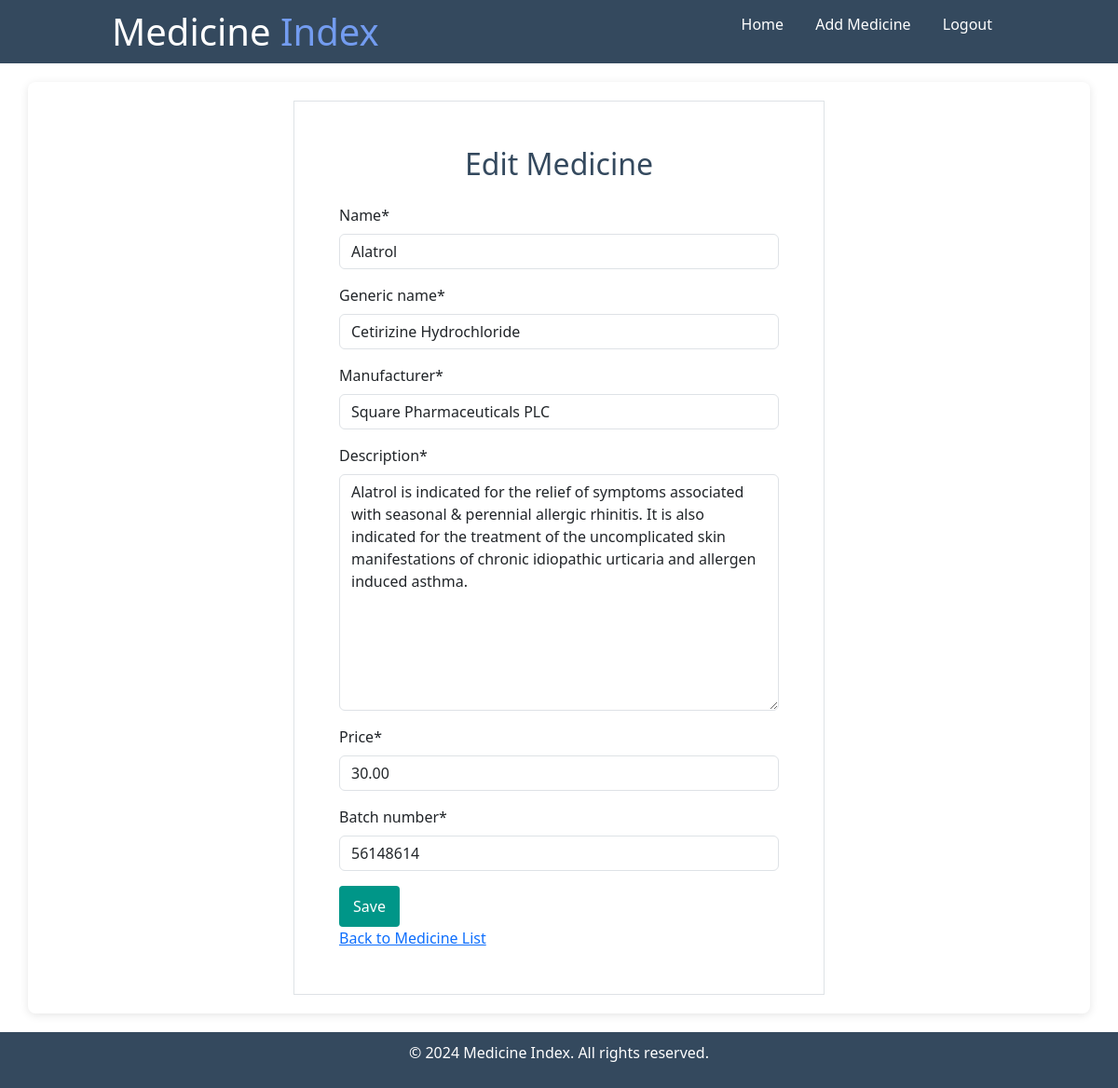
Screenshot of /update/8/ (signed in) with the database file from the repository.
### medicines/models.py (models this page shows, shortened)
class Medicine(models.Model):
    name = models.CharField(max_length=100)
    generic_name = models.CharField(max_length=100)
    manufacturer = models.CharField(max_length=100)
    description = models.TextField()
    price = models.DecimalField(max_digits=10, decimal_places=2)
    batch_number = models.CharField(max_length=50)

### medicines/views.py (the view)
# urls.py: path('update/<int:pk>/', medicine_update, name='medicine_update'),
@login_required(login_url='user_login')
def medicine_update(request, pk):
    medicine = get_object_or_404(Medicine, pk=pk)
    if request.method == 'POST':
        form = MedicineForm(request.POST or None, instance=medicine)
        if form.is_valid():
            form.save()
            return redirect('medicine_list')
    else:
        form = MedicineForm(instance=medicine)
    return render(request, 'medicines/medicine_form.html', {'form': form, 'medicine': medicine})

### medicines/forms.py (shortened to what this page needs)
class MedicineForm(forms.ModelForm):
    class Meta:
        model = Medicine
        fields = '__all__'

### medicines/templates/medicines/medicine_form.html (shortened to what this page needs)
{% extends 'medicines/base.html' %}
{% load crispy_forms_tags %}
{% block content %}
    <div class="container">
        <div class="row">
            <div class="col-6 mx-auto border p-5">
                <h2 class="text-center main-color mb-4">{% if medicine %}Edit{% else %}Add{% endif %} Medicine</h2>
                <form method="post">
                    {{ form|crispy }}
                    <button type="submit">Save</button>
                </form>
                <a href="{% url 'medicine_list' %}">Back to Medicine List</a>
            </div>
        </div>
    </div>
{% endblock %}

### medicines/static/style.css (style rules this page uses)
body { font-family: Arial, sans-serif; margin: 0; padding: 0; background-color: #f4f4f4; }
.container { width: 80%; margin: 20px auto; padding: 20px; background-color: white; border-radius: 8px; box-shadow: 0 2px 10px rgba(0, 0, 0, 0.1); }
form button { padding: 10px 15px; background-color: #009688; color: white; border: none; border-radius: 4px; cursor: pointer; }
.main-color { color: #34495e; }

### rows the page displays
Medicine: name "Alatrol", generic_name "Cetirizine Hydrochloride", manufacturer "Square Pharmaceuticals PLC", description "Alatrol is indicated for the relief of symptoms associated with seasonal & perennial allergic rhinitis. It is also indicated for the treatment of the uncomplicated skin manifestations of chronic idiopathic urticaria and allergen induced asthma.", price "30.00", batch_number "56148614"
